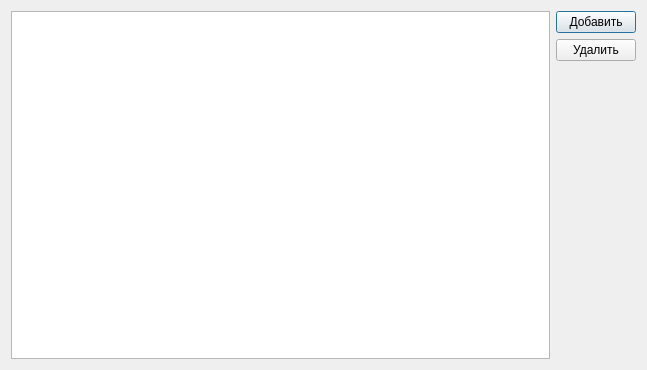
<?xml version="1.0" encoding="UTF-8"?>
<ui version="4.0">
 <class>MandatoryGroups</class>
 <widget class="QDialog" name="MandatoryGroups">
  <property name="geometry">
   <rect>
    <x>0</x>
    <y>0</y>
    <width>647</width>
    <height>370</height>
   </rect>
  </property>
  <property name="windowTitle">
   <string>Мандатные группы</string>
  </property>
  <layout class="QGridLayout" name="gridLayout">
   <item row="0" column="0" rowspan="2">
    <layout class="QGridLayout" name="Table_Layout">
     <item row="0" column="0">
      <widget class="QTableView" name="MandatoryGroups_Table">
       <attribute name="horizontalHeaderDefaultSectionSize">
        <number>250</number>
       </attribute>
       <attribute name="horizontalHeaderStretchLastSection">
        <bool>true</bool>
       </attribute>
      </widget>
     </item>
    </layout>
   </item>
   <item row="0" column="1">
    <layout class="QVBoxLayout" name="Buttons_Layout">
     <item>
      <widget class="QPushButton" name="AddMandatoryGroup_Button">
       <property name="sizePolicy">
        <sizepolicy hsizetype="Preferred" vsizetype="Preferred">
         <horstretch>0</horstretch>
         <verstretch>0</verstretch>
        </sizepolicy>
       </property>
       <property name="text">
        <string>Добавить</string>
       </property>
      </widget>
     </item>
     <item>
      <widget class="QPushButton" name="DeleteMandatoryGroup_Button">
       <property name="sizePolicy">
        <sizepolicy hsizetype="Minimum" vsizetype="Preferred">
         <horstretch>0</horstretch>
         <verstretch>0</verstretch>
        </sizepolicy>
       </property>
       <property name="text">
        <string>Удалить</string>
       </property>
      </widget>
     </item>
    </layout>
   </item>
   <item row="1" column="1">
    <spacer name="verticalSpacer">
     <property name="orientation">
      <enum>Qt::Vertical</enum>
     </property>
     <property name="sizeHint" stdset="0">
      <size>
       <width>20</width>
       <height>285</height>
      </size>
     </property>
    </spacer>
   </item>
  </layout>
 </widget>
 <resources/>
 <connections/>
</ui>
